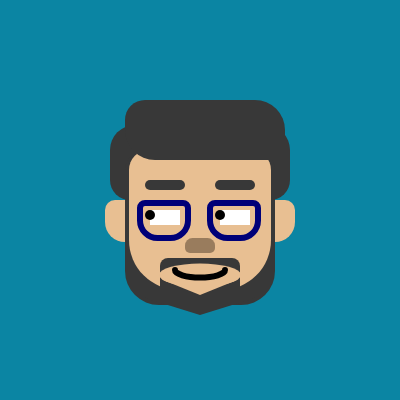
Frame 1 (no input)
Frame 60 (no input): identical to frame 1, image omitted
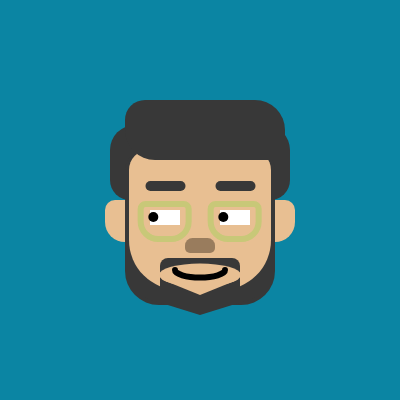
Frame 120 (the mouse pressed at the canvas centre since frame 60)

The p5.js sketch that drew these frames (run headless with seeded random() and noise() and a simulated clock; from frame 60 on, the mouse is pressed at the canvas centre):

// p5.js sketch
// ── sketch.js
let X;
let Y;
function setup() {
  createCanvas(400,400);
  X = 0
  Y = 400
}

function draw() {
  background(11,133,163);
  fill(56,56,56)
  noStroke();
  rect(110,125,180,75,25,25,20,20)  //hairR x,y,w,h,roundness
  fill(232,191,146)
  rect(105,200,40,42,10,0,0,50)  //  earL x,y,w,h,roundness
  rect(255,200,40,42,0,10,50,0)  // earR x,y,w,h,roundness
  fill(56,56,56)
  rect(125,150,150,155,20,20,34,34)  //beard layer x,y,w,h, roundness
  triangle(142,297,258,297,200,315)  //chin x,y,x,y,x,y
  noStroke();
  fill(232,191,146)
  rect(129,150,142,140,20,20,50,50)  //face x,y,w,h,roundness
  fill(56,56,56)
  rect(160,258,80,40,8,8,0,0)  //moustache layer  x,y,w,h,m roundness
  fill(232,191,146)
  ellipse(200,275,82,23)  //mouth clean layer  x,y,w,h,m roundness
  fill(232,191,146)
  triangle(163,280,237,280,200,295)  // chin hair clean area
  fill(56,56,56)
  noStroke();
  rect(125,100,160,60,20,50,0,50)  //HairL x,y,w,h,roundness
  fill(56,56,56)  
  rect(145+mouseX/400,180+mouseY/200,40,10,20) //eyebrow x,y,w,h
  rect(215+mouseX/400,180+mouseY/200,40,10,20)  //eyebrow x,y,w,h
  fill(255)
  rect(150,210,30,15)  //eye R x,y,w,h
  rect(220,210,30,15)  //eye L x,y,w,h
  fill(0,0,0)
  ellipse(150+mouseX/60,215+mouseY/100,10,10) //eyeball R x,y,w,h
  ellipse(220+mouseX/60,215+mouseY/100,10,10)   //eyeball L x,y,w,h
  noFill();
  strokeWeight(6)
  stroke(mouseX,mouseY,120)
  
  rect(140+mouseX/300,203+mouseY/200,48,35,5,5,20,20)  //specs R x,y, w,h roundness
  rect(210+mouseX/300,203+mouseY/200,48,35,5,5,20,20)  //specs L x,y.w.h, roundness
  noStroke();
  fill(153,124,93)
  rect(185,238,30,15,50,50,5,5)  // Nose x,y,w,h.roundness
  strokeWeight(6)
  stroke(0,0,0)
  noFill()
  arc(200,270,50,15,0,PI)  //lip line 
}
